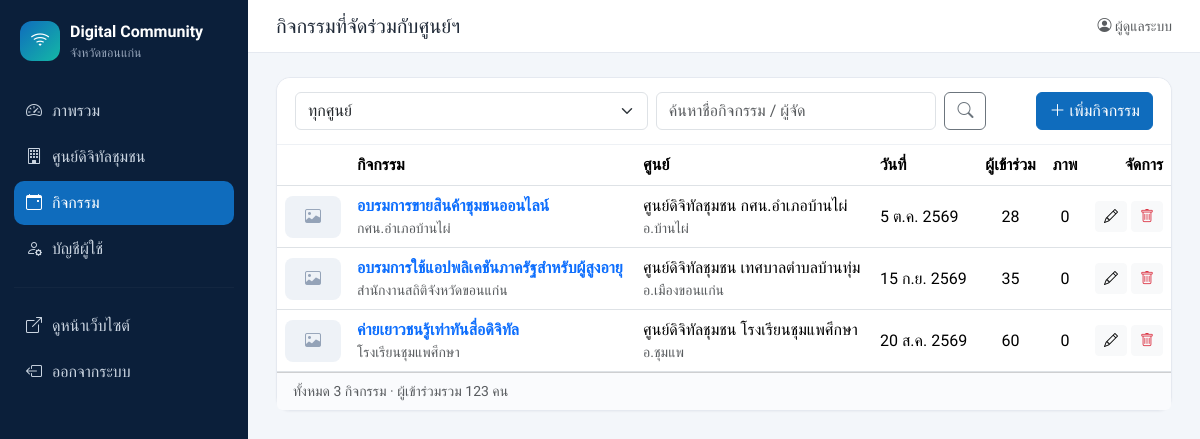
Page /admin/activities.php (signed in) on the committed database.
### tables this page shows
CREATE TABLE IF NOT EXISTS activities (
  id            INT UNSIGNED AUTO_INCREMENT PRIMARY KEY,
  center_id     INT UNSIGNED NOT NULL,
  title         VARCHAR(255) NOT NULL,
  activity_date DATE NULL,
  organizer     VARCHAR(255) NOT NULL DEFAULT '',
  participants  INT UNSIGNED NOT NULL DEFAULT 0,
  description   TEXT NULL,
  cover_image   VARCHAR(255) NOT NULL DEFAULT '',
  created_at    DATETIME NOT NULL DEFAULT CURRENT_TIMESTAMP,
  updated_at    DATETIME NOT NULL DEFAULT CURRENT_TIMESTAMP ON UPDATE CURRENT_TIMESTAMP,
  KEY idx_center_date (center_id, activity_date),
  CONSTRAINT fk_act_center FOREIGN KEY (center_id) REFERENCES centers(id) ON DELETE CASCADE
);

CREATE TABLE IF NOT EXISTS centers (
  id            INT UNSIGNED AUTO_INCREMENT PRIMARY KEY,
  code          VARCHAR(30)  NULL,                   
  name          VARCHAR(255) NOT NULL,
  center_type   VARCHAR(100) NOT NULL DEFAULT '',    
  address       VARCHAR(255) NOT NULL DEFAULT '',
  village       VARCHAR(100) NOT NULL DEFAULT '',
  subdistrict   VARCHAR(100) NOT NULL DEFAULT '',
  district      VARCHAR(100) NOT NULL DEFAULT '',
  province      VARCHAR(100) NOT NULL DEFAULT 'ขอนแก่น',
  postcode      VARCHAR(10)  NOT NULL DEFAULT '',
  lat           DECIMAL(10,7) NULL,
  lng           DECIMAL(10,7) NULL,
  phone         VARCHAR(50)  NOT NULL DEFAULT '',
  email         VARCHAR(150) NOT NULL DEFAULT '',
  facebook      VARCHAR(255) NOT NULL DEFAULT '',
  open_hours    VARCHAR(150) NOT NULL DEFAULT '',
  services      TEXT NULL,                           
  description   TEXT NULL,
  cover_image   VARCHAR(255) NOT NULL DEFAULT '',
  is_active     TINYINT(1)   NOT NULL DEFAULT 1,
  created_at    DATETIME     NOT NULL DEFAULT CURRENT_TIMESTAMP,
  updated_at    DATETIME     NOT NULL DEFAULT CURRENT_TIMESTAMP ON UPDATE CURRENT_TIMESTAMP,
  UNIQUE KEY uq_code (code),
  KEY idx_district (district)
);

### includes/functions.php (called while the page is built, shortened)
<?php
function h($s): string
{
    return htmlspecialchars((string)$s, ENT_QUOTES, 'UTF-8');
}
function int_param(string $key, int $default = 0): int
{
    $v = $_GET[$key] ?? $_POST[$key] ?? $default;
    return is_numeric($v) ? (int)$v : $default;
}
function thai_date(?string $date): string
{
    $ts = strtotime($date);
    $months = ['', 'ม.ค.', 'ก.พ.', 'มี.ค.', 'เม.ย.', 'พ.ค.', 'มิ.ย.', 'ก.ค.', 'ส.ค.', 'ก.ย.', 'ต.ค.', 'พ.ย.', 'ธ.ค.'];
    return (int)date('j', $ts) . ' ' . $months[(int)date('n', $ts)] . ' ' . ((int)date('Y', $ts) + 543);
}

### admin/activities.php (the view, shortened to what this page needs)
<?php
require_once __DIR__ . '/../includes/functions.php';
$pdo = db();
$centerId = int_param('center_id');
$q = trim($_GET['q'] ?? '');
$where = [];
$params = [];
$st = $pdo->prepare(
    "SELECT a.*, c.name AS center_name, c.district,
            (SELECT COUNT(*) FROM activity_images i WHERE i.activity_id = a.id) AS image_count,
            (SELECT file FROM activity_images i WHERE i.activity_id = a.id ORDER BY i.id LIMIT 1) AS first_image
     FROM activities a JOIN centers c ON c.id = a.center_id" .
    ($where ? ' WHERE ' . implode(' AND ', $where) : '') .
    ' ORDER BY a.activity_date IS NULL, a.activity_date DESC, a.id DESC'
);
$st->execute($params);
$rows = $st->fetchAll();
require __DIR__ . '/partials/header.php';
?>
<div class="card">
  <div class="card-header">
    <form class="row g-2 align-items-center">
      <div class="col-md-5">
        <select name="center_id" class="form-select" onchange="this.form.submit()">
          <option value="0">ทุกศูนย์</option>
        </select>
      </div>
      <div class="col-md-4"><input name="q" class="form-control" placeholder="ค้นหาชื่อกิจกรรม / ผู้จัด" value="<?= h($q) ?>"></div>
      <div class="col-auto"><button class="btn btn-outline-secondary"><i class="bi bi-search"></i></button></div>
      <div class="col-auto ms-auto"><a href="activity_form.php<?= $centerId ? '?center_id=' . $centerId : '' ?>" class="btn btn-primary"><i class="bi bi-plus-lg"></i> เพิ่มกิจกรรม</a></div>
    </form>
  </div>
  <div class="table-responsive">
    <table class="table table-hover align-middle mb-0">
      <thead><tr><th style="width:72px"></th><th>กิจกรรม</th><th>ศูนย์</th><th>วันที่</th><th class="text-center">ผู้เข้าร่วม</th><th class="text-center">ภาพ</th><th class="text-end">จัดการ</th></tr></thead>
      <tbody>
      <?php foreach ($rows as $r): $thumb = $r['cover_image'] ?: $r['first_image']; ?>
        <tr>
          <td><?php if ($thumb): ?><img src="../<?= h(upload_url($thumb)) ?>" class="thumb" alt=""><?php else: ?><span class="thumb thumb-empty"><i class="bi bi-image"></i></span><?php endif; ?></td>
          <td><a href="activity_form.php?id=<?= (int)$r['id'] ?>" class="fw-semibold text-decoration-none"><?= h($r['title']) ?></a>
            <div class="small text-muted"><?= h($r['organizer']) ?></div></td>
          <td><?= h($r['center_name']) ?><div class="small text-muted">อ.<?= h($r['district']) ?></div></td>
          <td class="text-nowrap"><?= thai_date($r['activity_date']) ?></td>
          <td class="text-center"><?= number_format((int)$r['participants']) ?></td>
          <td class="text-center"><?= (int)$r['image_count'] + ($r['cover_image'] ? 1 : 0) ?></td>
          <td class="text-end text-nowrap">
            <a href="activity_form.php?id=<?= (int)$r['id'] ?>" class="btn btn-sm btn-light"><i class="bi bi-pencil"></i></a>
            <form method="post" class="d-inline" data-confirm="ลบกิจกรรม &quot;<?= h($r['title']) ?>&quot; และภาพทั้งหมด?">
              <button class="btn btn-sm btn-light text-danger"><i class="bi bi-trash"></i></button>
            </form>
          </td>
        </tr>
      <?php endforeach; ?>
      </tbody>
    </table>
  </div>
  <div class="card-footer small text-muted">ทั้งหมด <?= count($rows) ?> กิจกรรม · ผู้เข้าร่วมรวม <?= number_format(array_sum(array_column($rows, 'participants'))) ?> คน</div>
</div>
<?php require __DIR__ . '/partials/footer.php'; ?>

### assets/css/admin.css (style rules this page uses)
:root { --brand:#0f6cbd;--brand-2:#14b8a6;--ink:#1f2937;--side:#0b1f3a }
body { font-family:'Sarabun',system-ui,sans-serif;background:#f3f6fa;color:var(--ink) }
h1,h2,h3,h4,h5,.brand,.stat-num,.btn,.card-header { font-family:'Prompt','Sarabun',sans-serif }
.card { border:1px solid #e5e9f0;border-radius:14px;box-shadow:0 1px 2px rgba(15,23,42,.04) }
.card-header { background:#fff;border-bottom:1px solid #eef1f5;padding:14px 18px;border-radius:14px 14px 0 0!important }
.card-footer { background:#fafbfd }
.btn-primary { background:var(--brand);border-color:var(--brand) }
.thumb { width:56px;height:42px;object-fit:cover;border-radius:8px;display:inline-grid;place-items:center }
.thumb-empty { background:#eef2f7;color:#94a3b8 }

### rows in the picture
activities: title "อบรมการขายสินค้าชุมชนออนไลน์", organizer "กศน.อำเภอบ้านไผ่", center.name "ศูนย์ดิจิทัลชุมชน กศน.อำเภอบ้านไผ่", center.district "บ้านไผ่", activity_date "5 ต.ค. 2569", participants "28", cover_image "0"
activities: title "อบรมการใช้แอปพลิเคชันภาครัฐสำหรับผู้สูงอายุ", organizer "สำนักงานสถิติจังหวัดขอนแก่น", center.name "ศูนย์ดิจิทัลชุมชน เทศบาลตำบลบ้านทุ่ม", center.district "เมืองขอนแก่น", activity_date "15 ก.ย. 2569", participants "35", cover_image "0"
activities: title "ค่ายเยาวชนรู้เท่าทันสื่อดิจิทัล", organizer "โรงเรียนชุมแพศึกษา", center.name "ศูนย์ดิจิทัลชุมชน โรงเรียนชุมแพศึกษา", center.district "ชุมแพ", activity_date "20 ส.ค. 2569", participants "60", cover_image "0"

### other values in the picture
PROVINCE "ขอนแก่น"
$label "ภาพรวม"
$label "ศูนย์ดิจิทัลชุมชน"
$label "กิจกรรม"
$label "บัญชีผู้ใช้"
$pageTitle "กิจกรรมที่จัดร่วมกับศูนย์ฯ"
$user['fullname'] ?: $user['username'] "ผู้ดูแลระบบ"
count($rows) "3"
array_sum(array_column($rows, 'participants')) "123"
